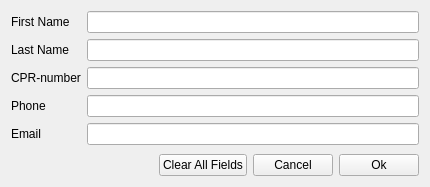
<?xml version="1.0" encoding="UTF-8"?>
<ui version="4.0">
 <class>Form</class>
 <widget class="QWidget" name="Form">
  <property name="geometry">
   <rect>
    <x>0</x>
    <y>0</y>
    <width>430</width>
    <height>187</height>
   </rect>
  </property>
  <property name="windowTitle">
   <string>New Employee Form</string>
  </property>
  <layout class="QVBoxLayout" name="verticalLayout">
   <item>
    <layout class="QFormLayout" name="formLayout">
     <item row="0" column="0">
      <widget class="QLabel" name="firstNameLabel">
       <property name="text">
        <string>First Name</string>
       </property>
      </widget>
     </item>
     <item row="0" column="1">
      <widget class="QLineEdit" name="firstNameLineEdit"/>
     </item>
     <item row="1" column="0">
      <widget class="QLabel" name="lastNameLabel">
       <property name="text">
        <string>Last Name</string>
       </property>
      </widget>
     </item>
     <item row="1" column="1">
      <widget class="QLineEdit" name="lastNameLineEdit"/>
     </item>
     <item row="2" column="0">
      <widget class="QLabel" name="cPRNumberLabel">
       <property name="text">
        <string>CPR-number</string>
       </property>
      </widget>
     </item>
     <item row="2" column="1">
      <widget class="QLineEdit" name="cPRNumberLineEdit"/>
     </item>
     <item row="3" column="0">
      <widget class="QLabel" name="phoneLabel">
       <property name="text">
        <string>Phone</string>
       </property>
      </widget>
     </item>
     <item row="3" column="1">
      <widget class="QLineEdit" name="phoneLineEdit"/>
     </item>
     <item row="4" column="0">
      <widget class="QLabel" name="emailLabel">
       <property name="text">
        <string>Email</string>
       </property>
      </widget>
     </item>
     <item row="4" column="1">
      <widget class="QLineEdit" name="emailLineEdit"/>
     </item>
    </layout>
   </item>
   <item>
    <layout class="QHBoxLayout" name="horizontalLayout">
     <item>
      <spacer name="horizontalSpacer">
       <property name="orientation">
        <enum>Qt::Horizontal</enum>
       </property>
       <property name="sizeHint" stdset="0">
        <size>
         <width>40</width>
         <height>20</height>
        </size>
       </property>
      </spacer>
     </item>
     <item>
      <widget class="QPushButton" name="pushButtonClear">
       <property name="toolTip">
        <string>Clicking here will clear all input fields</string>
       </property>
       <property name="whatsThis">
        <string/>
       </property>
       <property name="text">
        <string>Clear All Fields</string>
       </property>
      </widget>
     </item>
     <item>
      <widget class="QPushButton" name="pushButtonCancel">
       <property name="text">
        <string>Cancel</string>
       </property>
      </widget>
     </item>
     <item>
      <widget class="QPushButton" name="pushButtonOK">
       <property name="text">
        <string>Ok</string>
       </property>
      </widget>
     </item>
    </layout>
   </item>
  </layout>
 </widget>
 <resources/>
 <connections/>
</ui>
